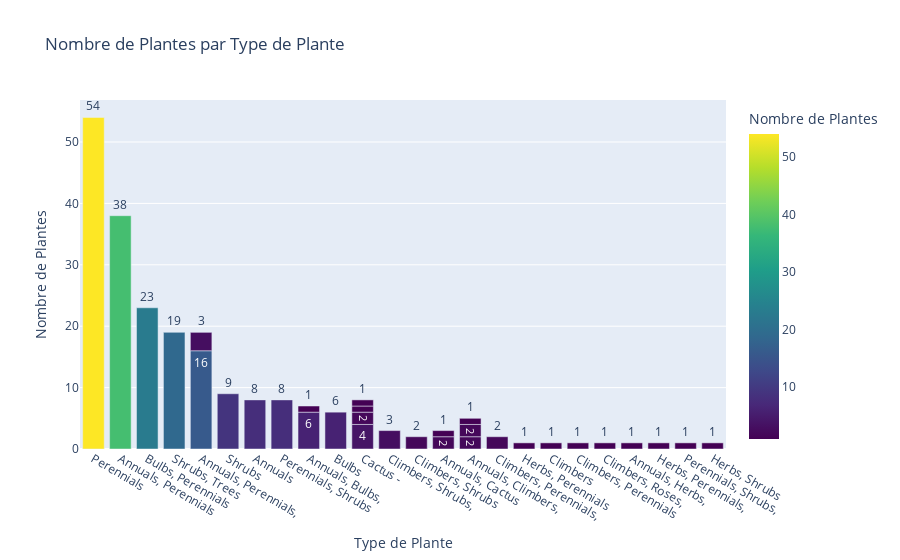

The notebook cell saved with this chart:
### Code cell
plant_counts = a_to_z["PlantType"].value_counts().reset_index()
plant_counts.columns = ["PlantType", "Count"]

plant_counts["Short_PlantType"] = plant_counts["PlantType"].apply(lambda x: " ".join(x.split()[:2]))

fig = px.bar(
    plant_counts, 
    x="Short_PlantType",
    y="Count", 
    text="Count", 
    title="Nombre de Plantes par Type de Plante",
    labels={"Short_PlantType": "Type de Plante", "Count": "Nombre de Plantes"},
    hover_name="PlantType",
    color="Count",
    color_continuous_scale="viridis"
)

fig.update_traces(
    textposition="outside",
    hovertemplate="<b>%{hovertext}</b><br>Nombre de Plantes: %{y}"
)

fig.show()

### Figure 1 — Plotly figure (JSON) as saved in the notebook; plotly's stock layout.template omitted (floating-point values rounded to 4 significant figures)
{"data": [{"alignmentgroup": "True", "hovertemplate": "<b>%{hovertext}</b><br>Nombre de Plantes: %{y}", "hovertext": ["Perennials", "Annuals, Perennials", "Bulbs, Perennials", "Shrubs, Trees", "Annuals, Perennials, Shrubs", "Shrubs", "Annuals", "Perennials, Shrubs", "Annuals, Bulbs, Perennials", "Bulbs", "Cactus - Succulents", "Climbers, Shrubs, Trees", "Annuals, Perennials, Shrubs, Trees", "Climbers, Shrubs", "Annuals, Cactus - Succulents, Perennials, Shrubs", "Cactus - Succulents, Perennials", "Annuals, Climbers, Perennials, Shrubs, Trees", "Climbers, Perennials, Shrubs", "Annuals, Climbers, Perennials", "Herbs, Perennials", "Climbers", "Climbers, Perennials", "Climbers, Roses, Shrubs", "Annuals, Climbers, Perennials, Shrubs", "Annuals, Herbs, Perennials", "Herbs, Perennials, Shrubs", "Cactus - Succulents, Perennials, Shrubs", "Annuals, Bulbs, Climbers, Perennials", "Annuals, Cactus - Succulents, Perennials, Shrubs, Trees", "Perennials, Shrubs, Trees", "Herbs, Shrubs", "Cactus - Succulents, Shrubs, Trees"], "legendgroup": "", "marker": {"color": [54, 38, 23, 19, 16, 9, 8, 8, 6, 6, 4, 3, 3, 2, 2, 2, 2, 2, 2, 1, 1, 1, 1, 1, 1, 1, 1, 1, 1, 1, 1, 1], "coloraxis": "coloraxis", "pattern": {"shape": ""}}, "name": "", "offsetgroup": "", "orientation": "v", "showlegend": false, "text": [54, 38, 23, 19, 16, 9, 8, 8, 6, 6, 4, 3, 3, 2, 2, 2, 2, 2, 2, 1, 1, 1, 1, 1, 1, 1, 1, 1, 1, 1, 1, 1], "textposition": "outside", "type": "bar", "x": ["Perennials", "Annuals, Perennials", "Bulbs, Perennials", "Shrubs, Trees", "Annuals, Perennials,", "Shrubs", "Annuals", "Perennials, Shrubs", "Annuals, Bulbs,", "Bulbs", "Cactus -", "Climbers, Shrubs,", "Annuals, Perennials,", "Climbers, Shrubs", "Annuals, Cactus", "Cactus -", "Annuals, Climbers,", "Climbers, Perennials,", "Annuals, Climbers,", "Herbs, Perennials", "Climbers", "Climbers, Perennials", "Climbers, Roses,", "Annuals, Climbers,", "Annuals, Herbs,", "Herbs, Perennials,", "Cactus -", "Annuals, Bulbs,", "Annuals, Cactus", "Perennials, Shrubs,", "Herbs, Shrubs", "Cactus -"], "xaxis": "x", "y": [54, 38, 23, 19, 16, 9, 8, 8, 6, 6, 4, 3, 3, 2, 2, 2, 2, 2, 2, 1, 1, 1, 1, 1, 1, 1, 1, 1, 1, 1, 1, 1], "yaxis": "y"}], "layout": {"barmode": "relative", "coloraxis": {"colorbar": {"title": {"text": "Nombre de Plantes"}}, "colorscale": [[0, "#440154"], [0.1111, "#482878"], [0.2222, "#3e4989"], [0.3333, "#31688e"], [0.4444, "#26828e"], [0.5556, "#1f9e89"], [0.6667, "#35b779"], [0.7778, "#6ece58"], [0.8889, "#b5de2b"], [1, "#fde725"]]}, "legend": {"tracegroupgap": 0}, "title": {"text": "Nombre de Plantes par Type de Plante"}, "xaxis": {"anchor": "y", "domain": [0, 1], "title": {"text": "Type de Plante"}}, "yaxis": {"anchor": "x", "domain": [0, 1], "title": {"text": "Nombre de Plantes"}}}}
